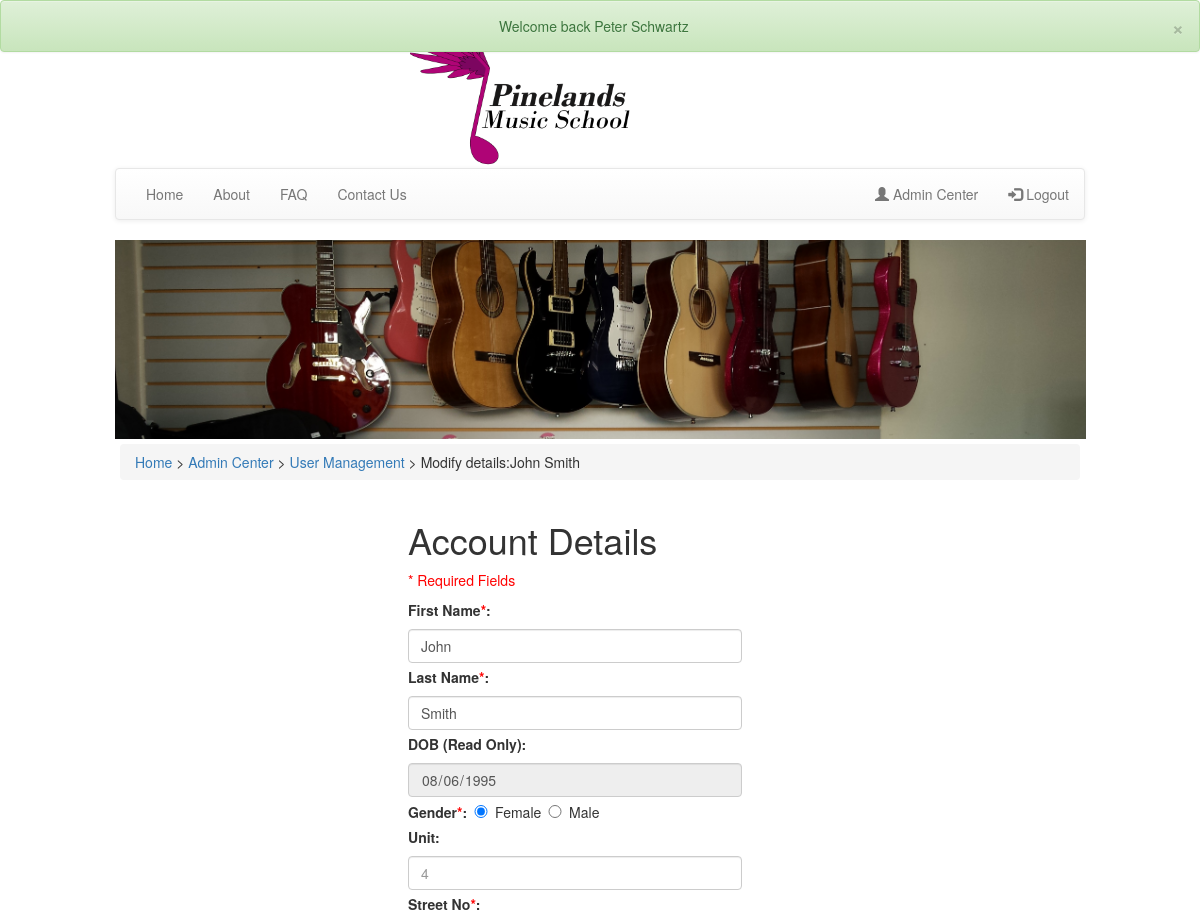
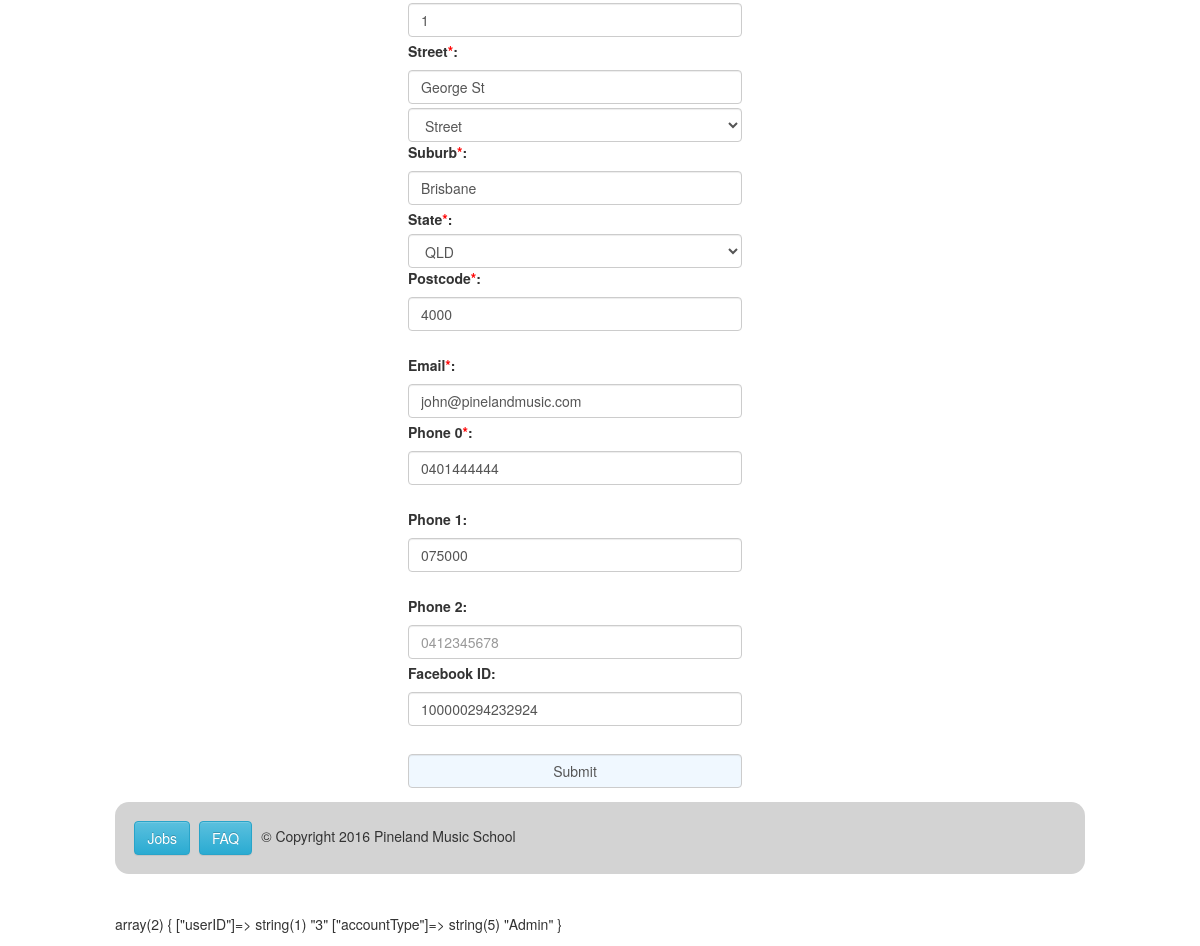
Page /pages/admin/adminModifyAccount.php?userID=4 (signed in) on the committed database (2 pictures, top to bottom).
### tables this page shows
CREATE TABLE `useraddress` (
  `userID` int(11) NOT NULL,
  `addressID` int(11) NOT NULL
);

CREATE TABLE `users` (
  `UserID` int(11) NOT NULL,
  `firstName` varchar(40) NOT NULL,
  `lastName` varchar(40) NOT NULL,
  `DOB` date NOT NULL,
  `gender` enum('Male','Female') NOT NULL,
  `facebookId` varchar(80) DEFAULT NULL,
  `email` varchar(80) NOT NULL,
  `password` varchar(64) NOT NULL,
  `salt` varchar(32) NOT NULL,
  `accountType` enum('Guest','Student','Teacher','StudentAndTeacher','Admin','Owner') NOT NULL DEFAULT 'Guest',
  `comCode` varchar(64) DEFAULT NULL,
  `parentName` varchar(100) DEFAULT NULL,
  `parentEmail` varchar(100) DEFAULT NULL
);

CREATE TABLE `address` (
  `addressId` int(11) NOT NULL,
  `unitNumber` varchar(11) DEFAULT NULL,
  `streetNumber` varchar(10) NOT NULL,
  `streetName` varchar(40) NOT NULL,
  `streetType` enum('street','close','road','chase') NOT NULL,
  `suburb` varchar(40) NOT NULL,
  `postCode` varchar(10) NOT NULL,
  `state` enum('QLD','NSW','VIC','TAS','WA','SA','NT') NOT NULL
);

CREATE TABLE `phonenumbers` (
  `userID` int(11) NOT NULL,
  `phoneNumber` varchar(12) NOT NULL
);

### inc/adminupdateaccount.php (called while the page is built, shortened)
<?php
    $errorUnit = "";
    $errorPEmail = "";
    if (isset($_POST['submit'])) {
        $userID = mysqli_real_escape_string($con, $_POST['userID']);
        $firstName = mysqli_real_escape_string($con, $_POST['sFirst']);
        $lastName = mysqli_real_escape_string($con, $_POST['sLast']);
        $DOB = mysqli_real_escape_string($con, $_POST['dob']);
        $gender = mysqli_real_escape_string($con, $_POST['gender']);
        $unitNumber = mysqli_real_escape_string($con, $_POST['unitNum']);
        $streetNumber = mysqli_real_escape_string($con, $_POST['streetNum']);
        $streetName = mysqli_real_escape_string($con, $_POST['street']);
        $streetType = mysqli_real_escape_string($con, $_POST['streetType']);
        $suburb = mysqli_real_escape_string($con, $_POST['suburb']);
        $state = mysqli_real_escape_string($con, $_POST['state']);
        $postcode = mysqli_real_escape_string($con, $_POST['postcode']);
        $email = mysqli_real_escape_string($con, $_POST['sEmail']);
        for ($i = 0; $i <= $_POST['numPhones']; $i++) {
            ${"phoneNumber".$i} = mysqli_real_escape_string($con, $_POST['phone'.$i]);
        }
        $facebookId = mysqli_real_escape_string($con, $_POST['facebook']);
        $parentName = mysqli_real_escape_string($con, $_POST['pName']);
        $parentEmail = mysqli_real_escape_string($con, $_POST['pEmail']);
        $DOB = StringToDate($DOB, "Y-m-d");
        $age = GetAge($DOB);
        if ($age < 18) {
            if ($parentEmail == "") {
                $errorPEmail = "Parent email required";
            } else {
                $errorPEmail = CheckEmail($parentEmail);
            }
        }
        if ($unitNumber != "") {
            $errorUnit = CheckNumeric($unitNumber, "Invalid unit number");
        }
        $errorStreet = CheckNumeric($streetNumber, "Invalid street number");
        $errorPostcode = CheckNumAndLength($postcode, 4, "Invalid postcode");
        $errorSEmail = CheckEmail($email);
        $errorPhone = CheckNumAndLength($phoneNumber0, 10, "Invalid phone number");
        if ($errorUnit == "" && $errorStreet == "" && $errorPostcode == "" && $errorPhone == "" && $errorPEmail == "") {
            $sqlCheckEmail = "SELECT email FROM users WHERE userID != '$userID' AND email = '$email'";
            $resultCheckEmail = mysqli_query($con, $sqlCheckEmail) or die(mysqli_error($con));
            $arrayCheckEmail = mysqli_fetch_array($resultCheckEmail);
            if (!isset($arrayCheckEmail)) {
                $sqlGetAddressID = "SELECT addressID FROM useraddress WHERE userID = '$userID';";
                $resultGetAddressID = mysqli_query($con, $sqlGetAddressID) or die(mysqli_error($con));
                $arrayGetAddressID = mysqli_fetch_array($resultGetAddressID);
                $addressID = $arrayGetAddressID['addressID'];
                $sql = "SELECT * FROM phonenumbers WHERE userID='$userID'";
                $result = mysqli_query($con, $sql);
                $i = 0;
                while ($row = mysqli_fetch_array($result)) {
                    $phoneNo = $row['phoneNumber'];
                    if (${"phoneNumber".$i} != "") {
                        $phUpdate = "UPDATE phonenumbers SET phoneNumber='" . ${"phoneNumber".$i} .  "' WHERE phoneNumber='$phoneNo' AND userID='$userID'";
                    } else {
                        $phUpdate = "DELETE FROM phonenumbers WHERE phoneNumber='$phoneNo' AND userID='$userID'";
                    }
                    $runPhUpdate = mysqli_query($con, $phUpdate);
                    $i++;
                }
                if(${"phoneNumber".$i} != "") {
                    $phone = ${"phoneNumber".$i};
                    echo $phone;
                    $sql = "INSERT INTO phonenumbers VALUES ('$userID', '$phone')";
                    $result = mysqli_query($con, $sql);
                }
                if ($unitNumber == "") {
                    $unitNumber = NULL;
                }
                $sqlModifyAddress = "UPDATE address SET unitNumber = '$unitNumber', streetNumber = '$streetNumber', streetName = '$streetName', streetType = '$streetType',
                    suburb = '$suburb', state = '$state', postCode = '$postcode' WHERE addressID = '$addressID'";
                mysqli_query($con, $sqlModifyAddress) or die(mysqli_error($con));
                if ($facebookId == "") {
                    $facebookId = NULL;
                }
                $sqlModifyUser = "UPDATE users SET firstName = '$firstName', lastName = '$lastName', gender = '$gender', facebookId = '$facebookId' WHERE UserID = '$userID'";
                mysqli_query($con, $sqlModifyUser) or die(mysqli_error($con));
                if ($age < 18) {
                    $sqlModifyParent = "UPDATE users SET parentName = '$parentName', parentEmail = '$parentEmail' WHERE UserID = '$userID'";
                    mysqli_query($con, $sqlModifyParent) or die(mysqli_error($con));
                }
                $_SESSION['success'] = "Account Updated";
                header('Location: ../../pages/change/changeAuth.php');
                exit();
            } else {
                $errorSEmail = "Email already in use";
            }
        }
    } else {
        $userID = $_GET['userID'];
        $sqlGetDetails = "SELECT * FROM users LEFT JOIN useraddress ON users.UserID=useraddress.userID LEFT JOIN address ON useraddress.addressID=address.addressId WHERE users.userID='$userID'";
        $resultGetDetails = mysqli_query($con, $sqlGetDetails) or die(mysqli_error($con));
        $arrayGetDetails = mysqli_fetch_array($resultGetDetails);
        $firstName = $arrayGetDetails['firstName'];
        $lastName = $arrayGetDetails['lastName'];
        $gender = $arrayGetDetails['gender'];
        $unitNumber = $arrayGetDetails['unitNumber'];
        $streetNumber = $arrayGetDetails['streetNumber'];
        $streetName = $arrayGetDetails['streetName'];
        $streetType = $arrayGetDetails['streetType'];
        $suburb = $arrayGetDetails['suburb'];
        $state = $arrayGetDetails['state'];
        $postcode = $arrayGetDetails['postCode'];
        $email = $arrayGetDetails['email'];
        $facebookId = $arrayGetDetails['facebookId'];
    }
?>

### pages/admin/adminModifyAccount.php (the view, shortened to what this page needs)
<?php
	include "../../inc/connect.php";
	include "../../inc/header.php";
	include "../../inc/nav.php";
    include "../../inc/adminupdateaccount.php";
?>
<div class="content centered">
    <div class="breadcrumb">
            <span><a href="../home/index.php">Home</a> > <a href="../admin/admincenter.php">Admin Center</a> > <a href="../change/changeAuth.php">User Management</a> > Modify details:<?php echo $firstName . " " . $lastName ?></span>
        </div>
	<fieldset class="accountDetails">
		<form method="post" action="<?php echo htmlspecialchars($_SERVER["PHP_SELF"]); ?>">
            <h1>Account Details</h1>
            <p class="required">* Required Fields</p>
            <label class="control-label" for="txtSFirst">First Name<span class="required">*</span>: </label>
            <input class="form-control" type="text" name="sFirst" id="txtSFirst" placeholder="John" value="<?php echo $firstName ?>" required>
            <label class="control-label" for="txtSLast">Last Name<span class="required">*</span>: </label>
            <input class="form-control" type="text" name="sLast" id="txtSLast" placeholder="Appleseed" value="<?php echo $lastName ?>" required>
            <label class="control-label" for="txtDob">DOB (Read Only): </label>
            <input class="form-control" type="date" name="dob" id="txtDob" size="10" maxlength="10" placeholder="yyyy-mm-dd" value="<?php echo $DOB ?>" readonly>
            <label class="control-label">Gender<span class="required">*</span>: </label>
                <input type="radio" name="gender" value="Female" class="inputStreet" <?php if ($gender == "Female") echo "checked";?> required> Female
                <input type="radio" name="gender" value="Male" class="inputStreet" <?php if ($gender == "Male") echo "checked";?> required> Male
            <br />
            <label class="control-label" for="txtUnitNum">Unit: </label>
            <input class="form-control" type="text" name="unitNum" id="txtUnitNum" class="inputStreet" size="2" maxlength="4" placeholder="4" value="<?php echo $unitNumber ?>">
            <label class="control-label" for="txtStreetNum">Street No<span class="required">*</span>: </label>
            <input class="form-control" type="text" name="streetNum" class="inputStreet" id="txtStreetNum" size="3" maxlength="4" placeholder="42" value="<?php echo $streetNumber ?>" required>
            <label class="control-label" for="txtStreet">Street<span class="required">*</span>: </label>
            <input class="form-control" type="text" name="street" id="txtStreet" placeholder="Main" value="<?php echo $streetName ?>" required>
                <select class="form-control" name="streetType" id="txtStreetType" required>
                    <option value="street" <?php if($streetType == 'street'){ echo 'selected';} ?>>Street</option>
                </select>
            <label class="control-label" for="txtSuburb">Suburb<span class="required">*</span>: </label>
            <input class="form-control" type="text" name="suburb" id="txtSuburb" placeholder="Anytown" value="<?php echo $suburb ?>" required>
            <label class="control-label" for="txtState">State<span class="required">*</span>:</label>
            <select class="form-control" name="state" id="txtState" required>
                <option value="QLD" <?php if($state == 'QLD'){echo "selected"; } ?>>QLD</option>
            </select>
            <label class="control-label" for="txtPostcode">Postcode<span class="required">*</span>: </label>
            <input class="form-control" type="text" name="postcode" id="txtPostcode" size="4" maxlength="4" placeholder="1234" value="<?php echo $postcode ?>" required>
            <br />
            <label class="control-label" for="txtSEmail">Email<span class="required">*</span>: </label>
            <input class="form-control" type="email" name="sEmail" id="txtSEmail" placeholder="student@address.com" value="<?php echo $email ?>" required>
            <?php
                $sql = "SELECT * FROM phonenumbers WHERE userID='$userID'";
                $result = mysqli_query($con, $sql);
                $n = 0;
                while ($row = mysqli_fetch_array($result)) {
                    if ($n == 0) {
                        echo "<label class='control-label' for='txtPhone".$n."'>Phone " . $n . "<span class='required'>*</span>:</label><br />";
                        echo "<input class='form-control' type='text' name='phone" . $n . "' id='txtPhone".$n."' size='10' maxlength='10' placeholder='0412345678' value='" . $row['phoneNumber'] . "' required>";
                        echo "<span class='required'>  ".$errorPhone."</span><br />";
                    } else {
                        echo "<label class='control-label' for='txtPhone".$n."'>Phone " . $n . ":</label><br />";
                        echo "<input class='form-control' type='text' name='phone" . $n . "' id='txtPhone".$n."' size='10' maxlength='10' placeholder='0412345678' value='" . $row['phoneNumber'] . "'><br />";
                    }
                    $n++;
                }
            ?>
            <label class="control-label" for="txtPhone<?php echo $n ?>">Phone <?php echo $n ?>:</label>
            <input class="form-control" type="text" name="phone<?php echo $n?>" id="txtPhone<?php echo $n ?>"size='10' maxlength='10' placeholder='0412345678'>
            <label class="control-label" for="txtFacebook">Facebook ID: </label>
            <input class="form-control" type="text" name="facebook" id="txtFacebook" value="<?php echo $facebookId ?>">
            <br />
            <input class="form-control" type="submit" name="submit" value="Submit" />
		</form>
	</fieldset>
</div>
<?php
	include "../../inc/footer.php";
?>

### css/main.css (style rules this page uses)
* { box-sizing: border-box; }
body { font-size: 62.5%; margin: 0; padding: 0; }
input[type=button], input[type=submit], input[type=reset] { background-color: aliceblue; }
.content { display: inline-block; vertical-align: top; padding: 5px; width: 100%; }
.centered { text-align: center; }
input , select { min-width: 165px; }
.inputStreet { max-width: 30px; min-width: 20px; }
.required { color: red; }
.accountDetails { width: 100%; display:inline-block; text-align: left; }
.accountDetails input, select { margin: 4px 0; }
.breadcrumb { text-align: left; }
@media screen and (min-width:700px) { .accountDetails { width: 40%; padding-right: 50px; margin: 0 auto; } }

### rows in the picture
useraddress: userID.firstName "John", userID.lastName "Smith", sFirst "John", sLast "Smith", dob "08/06/1995", streetNum "1", street "George St", suburb "Brisbane", postcode "4000", sEmail "john@pinelandmusic.com", facebook "100000294232924"
users: gender "☑"
address: streetType "Street", state "QLD"
phonenumbers: phone0 "0401444444"
phonenumbers: phone1 "075000"

### other values in the picture
$_SESSION['success'] "Welcome back Peter Schwartz"
$n "2"
